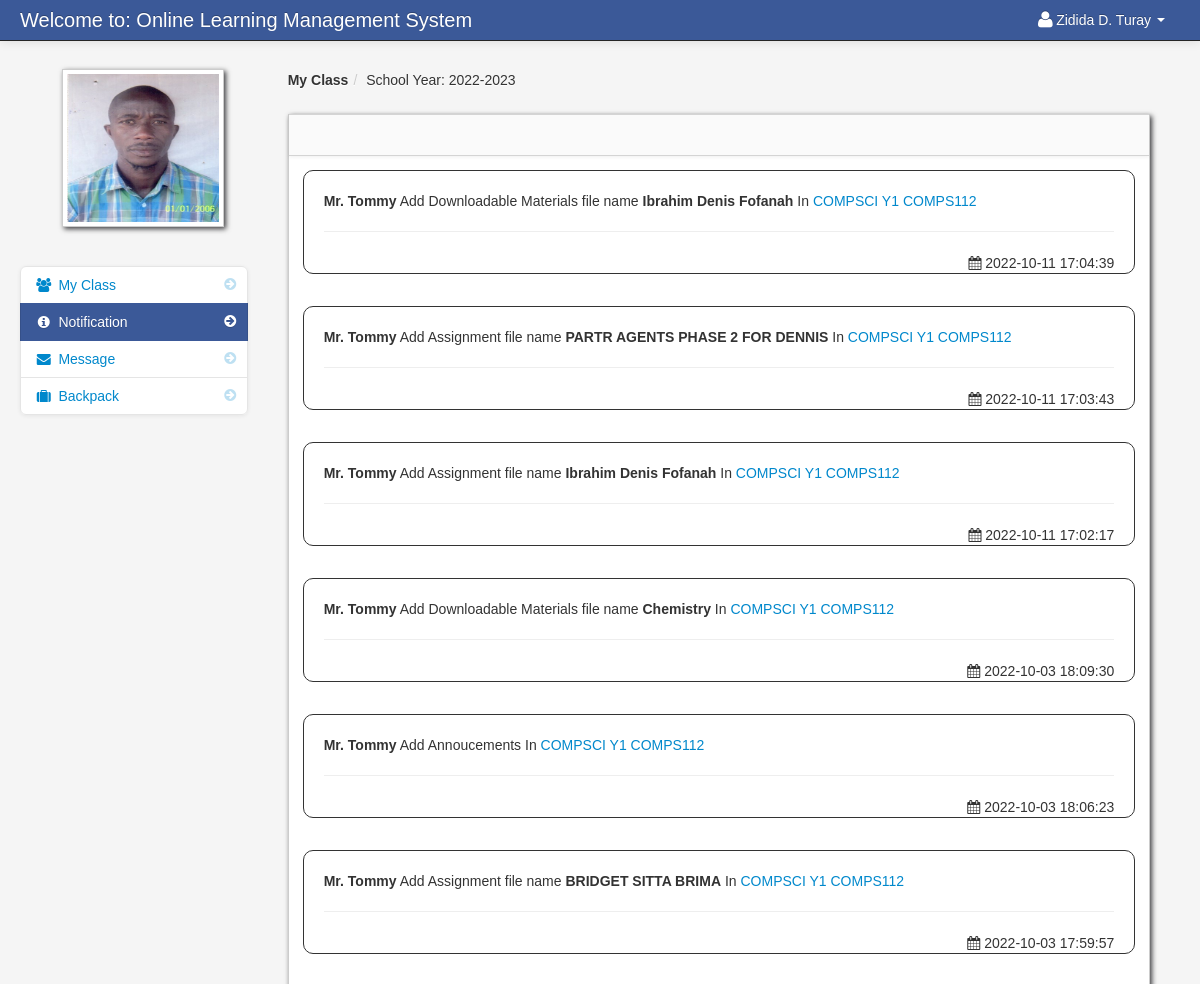
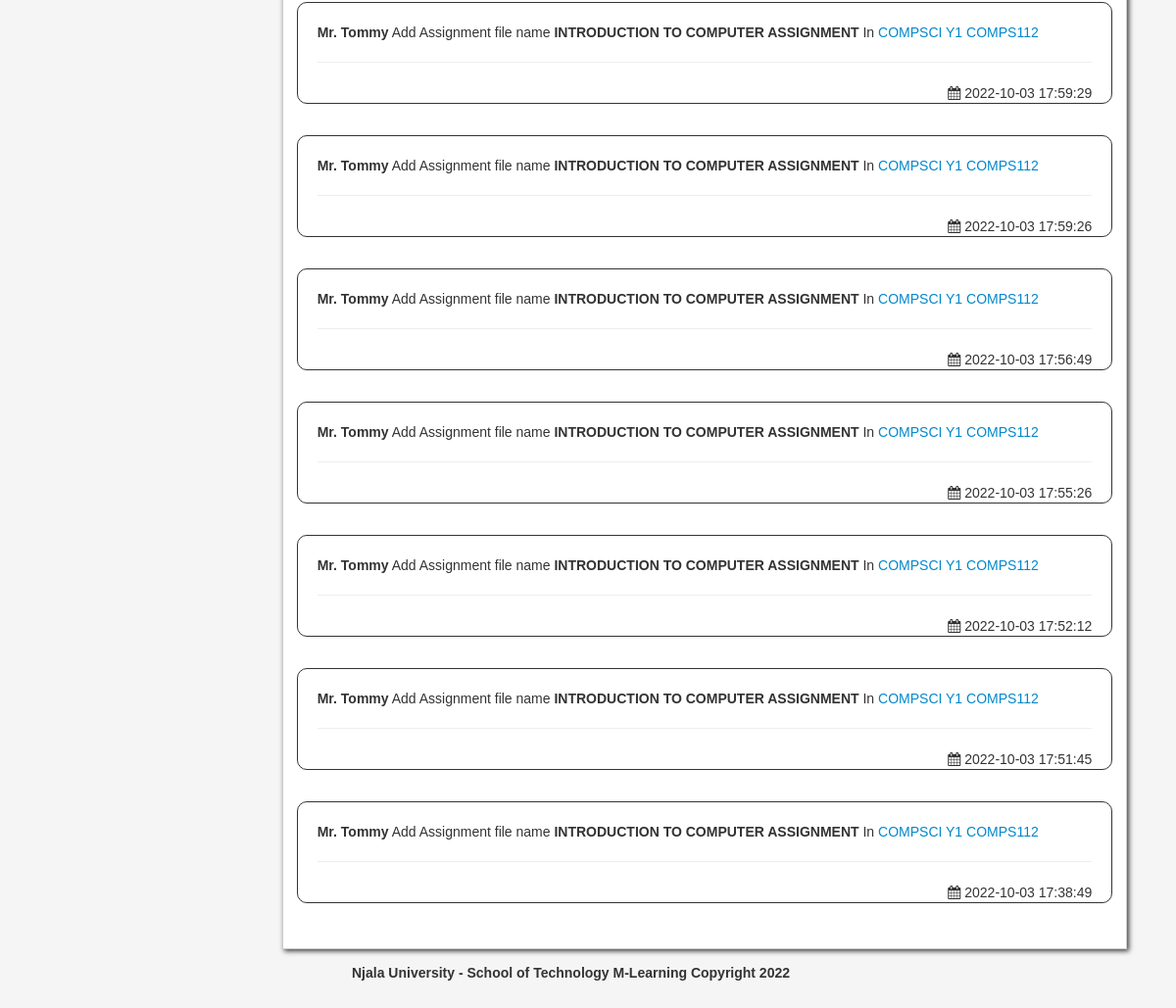
Page /student_notification.php (signed in) on the committed database (2 pictures, top to bottom).
### tables this page shows
CREATE TABLE `student` (
  `student_id` int(11) NOT NULL,
  `firstname` varchar(100) NOT NULL,
  `lastname` varchar(100) NOT NULL,
  `class_id` int(11) NOT NULL,
  `username` varchar(100) NOT NULL,
  `password` varchar(100) NOT NULL,
  `location` varchar(100) NOT NULL,
  `status` varchar(100) NOT NULL
);

CREATE TABLE `school_year` (
  `school_year_id` int(11) NOT NULL,
  `school_year` varchar(100) NOT NULL
);

CREATE TABLE `teacher_class_student` (
  `teacher_class_student_id` int(11) NOT NULL,
  `teacher_class_id` int(11) NOT NULL,
  `student_id` int(11) NOT NULL,
  `teacher_id` int(11) NOT NULL
);

CREATE TABLE `teacher` (
  `teacher_id` int(11) NOT NULL,
  `username` varchar(100) NOT NULL,
  `password` varchar(200) NOT NULL,
  `firstname` varchar(100) NOT NULL,
  `lastname` varchar(100) NOT NULL,
  `department_id` int(11) NOT NULL,
  `location` varchar(200) NOT NULL,
  `about` varchar(500) NOT NULL,
  `teacher_status` varchar(20) NOT NULL,
  `teacher_stat` varchar(100) NOT NULL
);

CREATE TABLE `notification` (
  `notification_id` int(11) NOT NULL,
  `teacher_class_id` int(11) NOT NULL,
  `notification` varchar(100) NOT NULL,
  `date_of_notification` varchar(50) NOT NULL,
  `link` varchar(100) NOT NULL
);

CREATE TABLE `class` (
  `class_id` int(11) NOT NULL,
  `class_name` varchar(100) NOT NULL
);

CREATE TABLE `subject` (
  `subject_id` int(11) NOT NULL,
  `subject_code` varchar(100) NOT NULL,
  `subject_title` varchar(100) NOT NULL,
  `category` varchar(100) NOT NULL,
  `description` longtext NOT NULL,
  `unit` int(11) NOT NULL,
  `Pre_req` varchar(100) NOT NULL,
  `semester` varchar(100) NOT NULL
);

### session.php (called while the page is built, shortened)
<?php
$session_id=$_SESSION['id'];
?>

### student_notification.php (the view, shortened to what this page needs)
<?php include('header_dashboard.php'); ?>
<?php include('session.php'); ?>
    <body>
		<?php include('navbar_student.php'); ?>
        <div class="container-fluid">
            <div class="row-fluid">
				<?php include('student_notification_sidebar.php'); ?>
                <div class="span9" id="content">
                     <div class="row-fluid">
					     <ul class="breadcrumb">
						<?php
						$school_year_query = mysqli_query($conn,"select * from school_year order by school_year DESC")or die(mysqli_error());
						$school_year_query_row = mysqli_fetch_array($school_year_query);
						$school_year = $school_year_query_row['school_year'];
						?>
							<li><a href="#"><b>My Class</b></a><span class="divider">/</span></li>
							<li><a href="#">School Year: <?php echo $school_year_query_row['school_year']; ?></a></li>
						</ul>
                        <div id="block_bg" class="block">
                            <div class="navbar navbar-inner block-header">
                            </div>
                            <div class="block-content collapse in">
                                <div class="span12">
  					<form action="read.php" method="post">
					<?php $query = mysqli_query($conn,"select * from teacher_class_student
					LEFT JOIN teacher_class ON teacher_class.teacher_class_id = teacher_class_student.teacher_class_id
					LEFT JOIN class ON class.class_id = teacher_class.class_id
					LEFT JOIN subject ON subject.subject_id = teacher_class.subject_id
					LEFT JOIN teacher ON teacher.teacher_id = teacher_class_student.teacher_id
					JOIN notification ON notification.teacher_class_id = teacher_class.teacher_class_id
					where teacher_class_student.student_id = '$session_id' and school_year = '$school_year'  order by notification.date_of_notification DESC
					")or die(mysqli_error());
					$count = mysqli_num_rows($query);
					if ($count  > 0){
					while($row = mysqli_fetch_array($query)){
					$get_id = $row['teacher_class_id'];
					$id = $row['notification_id'];
					?>
									<div class="post"  id="del<?php echo $id; ?>">
											<strong><?php echo $row['firstname']." ".$row['lastname'];  ?></strong>
											<?php echo $row['notification']; ?> In
											<a href="<?php echo $row['link']; ?><?php echo '?id='.$get_id; ?>">
											<?php echo $row['class_name']; ?>
											<?php echo $row['subject_code']; ?>
											</a>
										<hr>
										<div class="pull-right">
										<i class="icon-calendar"></i>&nbsp;<?php echo $row['date_of_notification']; ?>
										</div>
											</div>
					<?php
					} }else{
					?>
					<div class="alert alert-info"><strong><i class="icon-info-sign"></i> No Notifications Found</strong></div>
					<?php
					}
					?>
					</form>
                                </div>
                            </div>
                        </div>
                    </div>
                </div>
            </div>
		<?php include('footer.php'); ?>
        </div>
		<?php include('script.php'); ?>
    </body>
</html>

### header_dashboard.php (shortened to what this page needs)
<!DOCTYPE html>
<html class="no-js">
<head>
    <link href="admin/bootstrap/css/bootstrap.min.css" rel="stylesheet" media="screen">
    <link href="admin/bootstrap/css/bootstrap-responsive.min.css" rel="stylesheet" media="screen">
    <link href="admin/bootstrap/css/font-awesome.css" rel="stylesheet" media="screen">
    <link href="admin/bootstrap/css/my_style.css" rel="stylesheet" media="screen">
    <link href="admin/bootstrap/css/print.css" rel="stylesheet" media="print">
    <link href="admin/vendors/easypiechart/jquery.easy-pie-chart.css" rel="stylesheet" media="screen">
    <link href="admin/assets/styles.css" rel="stylesheet" media="screen">
    <link href="admin/vendors/fullcalendar/fullcalendar.css" rel="stylesheet" media="screen">
    <link href="admin/assets/DT_bootstrap.css" rel="stylesheet" media="screen">
    <link href="admin/vendors/jGrowl/jquery.jgrowl.css" rel="stylesheet" media="screen">
    <link rel="stylesheet" type="text/css" href="admin/vendors/bootstrap-wysihtml5/src/bootstrap-wysihtml5.css">
    <link href="admin/vendors/jGrowl/jquery.jgrowl.css" rel="stylesheet" media="screen">
</head>

### navbar_student.php (shortened to what this page needs)
<div class="navbar navbar-fixed-top navbar-inverse">
        <div class="navbar-inner">
            <div class="container-fluid">
                <a class="brand" href="#">Welcome to: Online Learning Management System</a>
					<div class="nav-collapse collapse">
						<ul class="nav pull-right">
							<?php $query= mysqli_query($conn,"select * from student where student_id = '$session_id'")or die(mysqli_error());
									$row = mysqli_fetch_array($query);
							?>
							<li class="dropdown">
								<a href="#" role="button" class="dropdown-toggle" data-toggle="dropdown"> <i class="icon-user icon-large"></i><?php echo $row['firstname']." ".$row['lastname'];  ?> <i class="caret"></i></a>
							</li>
						</ul>
					</div>
            </div>
        </div>
</div>

### student_notification_sidebar.php (shortened to what this page needs)
<div class="span3" id="sidebar">
		<img id="avatar" class="img-polaroid" src="admin/<?php echo $row['location']; ?>">
		<ul class="nav nav-list bs-docs-sidenav nav-collapse collapse">
			<li class=""><a href="dashboard_student.php"><i class="icon-chevron-right"></i><i class="icon-group"></i>&nbsp;My Class</a></li>
			<li class="active">
				<a href="student_notification.php"><i class="icon-chevron-right"></i><i class="icon-info-sign"></i>&nbsp;Notification
				</a>
			</li>
			<li class="">
			<a href="student_message.php"><i class="icon-chevron-right"></i><i class="icon-envelope-alt"></i>&nbsp;Message
			</a>
			</li>
			<li class=""><a href="backpack.php"><i class="icon-chevron-right"></i><i class="icon-suitcase"></i>&nbsp;Backpack</a></li>
		</ul>
</div>

### footer.php
<center>
		<footer>
		<p>Njala University - School of Technology M-Learning Copyright 2022</p>
		</footer>
</center>

### script.php (shortened to what this page needs)
	<link href="admin/vendors/datepicker.css" rel="stylesheet" media="screen">
	<link href="admin/vendors/uniform.default.css" rel="stylesheet" media="screen">
	<link href="admin/vendors/chosen.min.css" rel="stylesheet" media="screen">
<link rel="stylesheet" type="text/css" href="admin/assets//style.css" />
	<link href="admin/vendors/datepicker.css" rel="stylesheet" media="screen">

### admin/assets/styles.css (style rules this page uses)
body { padding-top: 60px; padding-bottom: 40px; background-color: #f5f5f5; }
#content { margin-left:0px; }
.breadcrumb { margin: 0 0 0px; padding: 10px 0px; background-color: transparent; }
.block { background: url("../images/pixel-60fff.png") repeat scroll 0 0 rgba(0, 0, 0, 0) !important; border: 1px solid #ccc; background: white; margin: 1em 0em; border-top: none; -webkit-box-shadow: 2px 2px 5px rgba(0, 0, 6, 0.75); -moz-box-shadow: 2px 2px 5px rgba(0, 0, 6, 0.75); box-shadow: 2px 2px 5px rgba(0, 0, 6, 0.75); }
.block-content { margin: 1em; min-height: .25em; }
.block-header { margin-bottom: 0px; border-right: none; border-left: none; -webkit-border-radius: 0px; -moz-border-radius: 0px; border-radius: 0px; }
.bs-docs-sidenav { max-width: 228px; margin: 30px 0 0; padding: 0; background-color: #fff; -webkit-border-radius: 6px; -moz-border-radius: 6px; border-radius: 6px; -webkit-box-shadow: 0 1px 4px rgba(0,0,0,.065); -moz-box-shadow: 0 1px 4px rgba(0,0,0,.065); box-shadow: 0 1px 4px rgba(0,0,0,.065); }
.bs-docs-sidenav > li > a { display: block; width: 190px \9; margin: 0 0 -1px; padding: 8px 14px; border: 1px solid #e5e5e5; }
.bs-docs-sidenav > li:first-child > a { -webkit-border-radius: 6px 6px 0 0; -moz-border-radius: 6px 6px 0 0; border-radius: 6px 6px 0 0; }
.bs-docs-sidenav > li:last-child > a { -webkit-border-radius: 0 0 6px 6px; -moz-border-radius: 0 0 6px 6px; border-radius: 0 0 6px 6px; }
.bs-docs-sidenav > .active > a { position: relative; z-index: 2; padding: 9px 15px; border: 0; text-shadow: 0 1px 0 rgba(0,0,0,.15); -webkit-box-shadow: inset 1px 0 0 rgba(0,0,0,.1), inset -1px 0 0 rgba(0,0,0,.1); -moz-box-shadow: inset 1px 0 0 rgba(0,0,0,.1), inset -1px 0 0 rgba(0,0,0,.1); box-shadow: inset 1px 0 0 rgba(0,0,0,.1), inset -1px 0 0 rgba(0,0,0,.1); }
.bs-docs-sidenav .icon-chevron-right { float: right; margin-top: 2px; margin-right: -6px; opacity: .25; }
.bs-docs-sidenav .active .icon-chevron-right, .bs-docs-sidenav .active a:hover .icon-chevron-right { opacity: 1; }

### rows in the picture
student: firstname "Zidida D.", lastname "Turay", location (picture)
school_year: school_year "2022-2023"
teacher_class_student: teacher.firstname "Mr.", teacher.lastname "Tommy", notification.notification "Add Downloadable Materials file name Ibrahim Denis Fofanah", class.class_name "COMPSCI Y1", subject.subject_code "COMPS112", notification.date_of_notification "2022-10-11 17:04:39", notification.notification "Add Assignment file name PARTR AGENTS PHASE 2 FOR DENNIS", notification.date_of_notification "2022-10-11 17:03:43", notification.notification "Add Assignment file name Ibrahim Denis Fofanah", notification.date_of_notification "2022-10-11 17:02:17", notification.notification "Add Downloadable Materials file name Chemistry", notification.date_of_notification "2022-10-03 18:09:30", notification.notification "Add Annoucements", notification.date_of_notification "2022-10-03 18:06:23", notification.notification "Add Assignment file name BRIDGET SITTA BRIMA", notification.date_of_notification "2022-10-03 17:59:57", notification.notification "Add Assignment file name INTRODUCTION TO COMPUTER ASSIGNMENT", notification.date_of_notification "2022-10-03 17:59:29", notification.date_of_notification "2022-10-03 17:59:26", notification.date_of_notification "2022-10-03 17:56:49", notification.date_of_notification "2022-10-03 17:55:26", notification.date_of_notification "2022-10-03 17:52:12", notification.date_of_notification "2022-10-03 17:51:45", notification.date_of_notification "2022-10-03 17:38:49"
